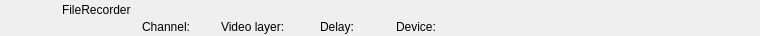
<?xml version="1.0" encoding="UTF-8"?>
<ui version="4.0">
 <class>RundownFileRecorderWidget</class>
 <widget class="QWidget" name="RundownFileRecorderWidget">
  <property name="geometry">
   <rect>
    <x>0</x>
    <y>0</y>
    <width>760</width>
    <height>36</height>
   </rect>
  </property>
  <layout class="QHBoxLayout" name="horizontalLayout">
   <property name="margin">
    <number>0</number>
   </property>
   <item>
    <widget class="QFrame" name="frameItem">
     <property name="sizePolicy">
      <sizepolicy hsizetype="Preferred" vsizetype="Fixed">
       <horstretch>0</horstretch>
       <verstretch>0</verstretch>
      </sizepolicy>
     </property>
     <property name="minimumSize">
      <size>
       <width>0</width>
       <height>36</height>
      </size>
     </property>
     <widget class="QLabel" name="labelThumbnail">
      <property name="geometry">
       <rect>
        <x>22</x>
        <y>2</y>
        <width>32</width>
        <height>32</height>
       </rect>
      </property>
      <property name="text">
       <string/>
      </property>
      <property name="pixmap">
       <pixmap resource="../Resource.qrc">:/Graphics/Images/Recorder.png</pixmap>
      </property>
     </widget>
     <widget class="QLabel" name="labelName">
      <property name="geometry">
       <rect>
        <x>62</x>
        <y>2</y>
        <width>533</width>
        <height>16</height>
       </rect>
      </property>
      <property name="text">
       <string>FileRecorder</string>
      </property>
     </widget>
     <widget class="QLabel" name="labelColor">
      <property name="geometry">
       <rect>
        <x>0</x>
        <y>0</y>
        <width>18</width>
        <height>36</height>
       </rect>
      </property>
      <property name="text">
       <string/>
      </property>
     </widget>
     <widget class="QLabel" name="labelGroupColor">
      <property name="geometry">
       <rect>
        <x>0</x>
        <y>0</y>
        <width>6</width>
        <height>36</height>
       </rect>
      </property>
      <property name="text">
       <string/>
      </property>
     </widget>
     <widget class="QLabel" name="labelDevice">
      <property name="geometry">
       <rect>
        <x>396</x>
        <y>19</y>
        <width>271</width>
        <height>16</height>
       </rect>
      </property>
      <property name="text">
       <string>Device:</string>
      </property>
     </widget>
     <widget class="QLabel" name="labelVideolayer">
      <property name="geometry">
       <rect>
        <x>221</x>
        <y>19</y>
        <width>90</width>
        <height>16</height>
       </rect>
      </property>
      <property name="text">
       <string>Video layer:</string>
      </property>
     </widget>
     <widget class="QLabel" name="labelChannel">
      <property name="geometry">
       <rect>
        <x>142</x>
        <y>19</y>
        <width>70</width>
        <height>16</height>
       </rect>
      </property>
      <property name="text">
       <string>Channel:</string>
      </property>
     </widget>
     <widget class="QLabel" name="labelDelay">
      <property name="geometry">
       <rect>
        <x>320</x>
        <y>19</y>
        <width>67</width>
        <height>16</height>
       </rect>
      </property>
      <property name="text">
       <string>Delay:</string>
      </property>
     </widget>
    </widget>
   </item>
   <item>
    <widget class="QLabel" name="labelGpiTriggerable">
     <property name="minimumSize">
      <size>
       <width>32</width>
       <height>32</height>
      </size>
     </property>
     <property name="maximumSize">
      <size>
       <width>32</width>
       <height>32</height>
      </size>
     </property>
     <property name="text">
      <string/>
     </property>
     <property name="pixmap">
      <pixmap resource="../Resource.qrc">:/Graphics/Images/GpiConnected.png</pixmap>
     </property>
    </widget>
   </item>
   <item>
    <widget class="QLabel" name="labelDisconnected">
     <property name="minimumSize">
      <size>
       <width>32</width>
       <height>32</height>
      </size>
     </property>
     <property name="maximumSize">
      <size>
       <width>32</width>
       <height>32</height>
      </size>
     </property>
     <property name="text">
      <string/>
     </property>
     <property name="pixmap">
      <pixmap resource="../Resource.qrc">:/Graphics/Images/Disconnected.png</pixmap>
     </property>
    </widget>
   </item>
   <item>
    <widget class="QLabel" name="labelActiveColor">
     <property name="minimumSize">
      <size>
       <width>2</width>
       <height>36</height>
      </size>
     </property>
     <property name="maximumSize">
      <size>
       <width>2</width>
       <height>36</height>
      </size>
     </property>
     <property name="text">
      <string/>
     </property>
    </widget>
   </item>
  </layout>
 </widget>
 <resources>
  <include location="../Resource.qrc"/>
 </resources>
 <connections/>
 <slots>
  <slot>addToCombo()</slot>
 </slots>
</ui>
